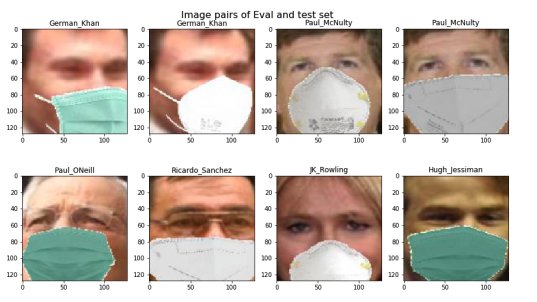
//> input picture image_pair.png, 537 x 302 px
$ ./histogram_equal_color   (built with g++ and OpenCV 4)
//> lines starting //> are read from the running program, lines starting //| are printed output that depends on the picture
//Uncomment the following line if you are compiling this code in Visual Studio
//#include "stdafx.h"

#include <opencv2/opencv.hpp>
#include <iostream>

using namespace cv;
using namespace std;

int main(int argc, char** argv)
{
    // Read the image file
    Mat image = imread("/home/maicg/Documents/cplus/image_pair.png");
//> image is the input picture: 302 rows x 537 cols, CV_8UC3; mean B, G, R 181.8, 190.9, 203.4

    // Check for failure
    if (image.empty())
    {
        cout << "Could not open or find the image" << endl;
        cin.get(); //wait for any key press
        return -1;
    }

    //Convert the image from BGR to YCrCb color space
    Mat hist_equalized_image;
    cvtColor(image, hist_equalized_image, COLOR_BGR2YCrCb);
//> hist_equalized_image: 302 rows x 537 cols, CV_8UC3; mean of channels 0, 1, 2 193.6, 135, 121.3

    //Split the image into 3 channels; Y, Cr and Cb channels respectively and store it in a std::vector
    vector<Mat> vec_channels;
    split(hist_equalized_image, vec_channels);
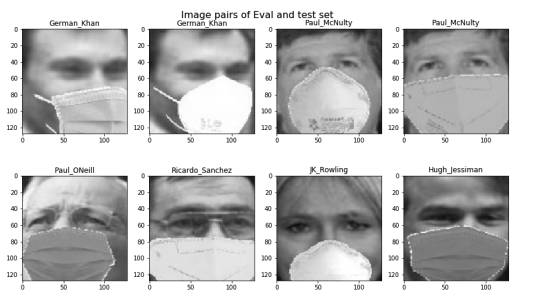
//> vec_channels[0]: 302 rows x 537 cols, CV_8UC1; min 10, max 255, mean 193.6
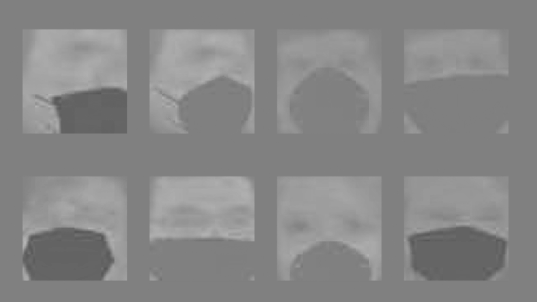
//> vec_channels[1]: 302 rows x 537 cols, CV_8UC1; min 86, max 180, mean 135
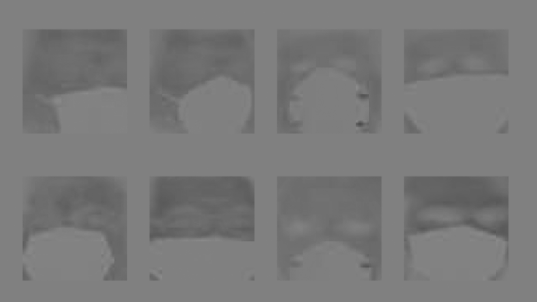
//> vec_channels[2]: 302 rows x 537 cols, CV_8UC1; min 77, max 139, mean 121.3

    //Equalize the histogram of only the Y channel
    equalizeHist(vec_channels[0], vec_channels[0]);
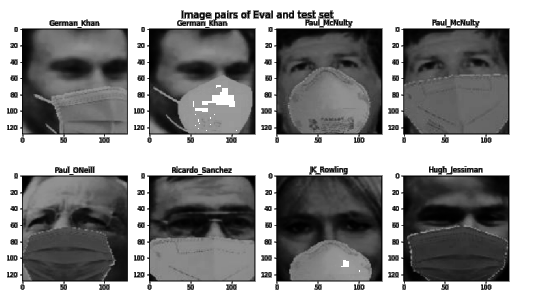
//> vec_channels[0]: 302 rows x 537 cols, CV_8UC1; min 0, max 255, mean 148

    //Merge 3 channels in the vector to form the color image in YCrCB color space.
    merge(vec_channels, hist_equalized_image);
//> hist_equalized_image: 302 rows x 537 cols, CV_8UC3; mean of channels 0, 1, 2 148, 135, 121.3

    //Convert the histogram equalized image from YCrCb to BGR color space again
    cvtColor(hist_equalized_image, hist_equalized_image, COLOR_YCrCb2BGR);
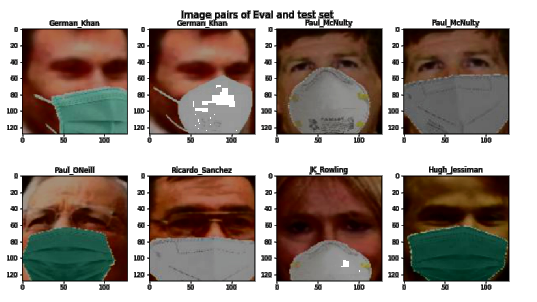
//> hist_equalized_image: 302 rows x 537 cols, CV_8UC3; mean B, G, R 137.6, 145.4, 157.8

    //Define the names of windows
    String windowNameOfOriginalImage = "Original Image";
    String windowNameOfHistogramEqualized = "Histogram Equalized Color Image";

    // Create windows with the above names
    namedWindow(windowNameOfOriginalImage, WINDOW_NORMAL);
    namedWindow(windowNameOfHistogramEqualized, WINDOW_NORMAL);

    // Show images inside the created windows.
    imshow(windowNameOfOriginalImage, image);
    imshow(windowNameOfHistogramEqualized, hist_equalized_image);

    waitKey(0); // Wait for any keystroke in any one of the windows

    destroyAllWindows(); //Destroy all opened windows

    return 0;
}
